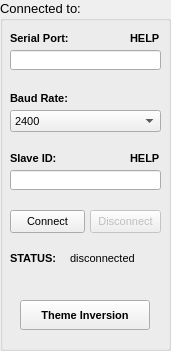
   <widget class="QGroupBox" name="groupbox_connection">
    <property name="geometry">
     <rect>
      <x>1060</x>
      <y>10</y>
      <width>171</width>
      <height>351</height>
     </rect>
    </property>
    <property name="font">
     <font>
      <pointsize>10</pointsize>
      <weight>50</weight>
      <bold>false</bold>
     </font>
    </property>
    <property name="title">
     <string>Connected to:</string>
    </property>
    <widget class="QPushButton" name="button_connect">
     <property name="geometry">
      <rect>
       <x>10</x>
       <y>210</y>
       <width>75</width>
       <height>23</height>
      </rect>
     </property>
     <property name="font">
      <font>
       <pointsize>8</pointsize>
       <weight>50</weight>
       <bold>false</bold>
      </font>
     </property>
     <property name="text">
      <string>Connect</string>
     </property>
    </widget>
    <widget class="QLineEdit" name="lineedit_comport">
     <property name="geometry">
      <rect>
       <x>10</x>
       <y>50</y>
       <width>151</width>
       <height>20</height>
      </rect>
     </property>
     <property name="font">
      <font>
       <pointsize>8</pointsize>
       <weight>50</weight>
       <bold>false</bold>
      </font>
     </property>
    </widget>
    <widget class="QLabel" name="label_comport">
     <property name="geometry">
      <rect>
       <x>10</x>
       <y>30</y>
       <width>91</width>
       <height>16</height>
      </rect>
     </property>
     <property name="font">
      <font>
       <pointsize>8</pointsize>
       <weight>75</weight>
       <bold>true</bold>
      </font>
     </property>
     <property name="text">
      <string>Serial Port:</string>
     </property>
    </widget>
    <widget class="QComboBox" name="combobox_baudrate">
     <property name="geometry">
      <rect>
       <x>10</x>
       <y>110</y>
       <width>151</width>
       <height>22</height>
      </rect>
     </property>
     <property name="font">
      <font>
       <pointsize>8</pointsize>
       <weight>50</weight>
       <bold>false</bold>
      </font>
     </property>
     <item>
      <property name="text">
       <string>2400</string>
      </property>
     </item>
     <item>
      <property name="text">
       <string>4800</string>
      </property>
     </item>
     <item>
      <property name="text">
       <string>9600</string>
      </property>
     </item>
     <item>
      <property name="text">
       <string>14400</string>
      </property>
     </item>
     <item>
      <property name="text">
       <string>19200</string>
      </property>
     </item>
     <item>
      <property name="text">
       <string>28800</string>
      </property>
     </item>
     <item>
      <property name="text">
       <string>38400</string>
      </property>
     </item>
     <item>
      <property name="text">
       <string>57600</string>
      </property>
     </item>
     <item>
      <property name="text">
       <string>115200</string>
      </property>
     </item>
    </widget>
    <widget class="QLabel" name="label_baudrate">
     <property name="geometry">
      <rect>
       <x>10</x>
       <y>90</y>
       <width>81</width>
       <height>16</height>
      </rect>
     </property>
     <property name="font">
      <font>
       <pointsize>8</pointsize>
       <weight>75</weight>
       <bold>true</bold>
      </font>
     </property>
     <property name="text">
      <string>Baud Rate:</string>
     </property>
    </widget>
    <widget class="QLineEdit" name="lineedit_slaveid">
     <property name="geometry">
      <rect>
       <x>10</x>
       <y>170</y>
       <width>151</width>
       <height>20</height>
      </rect>
     </property>
     <property name="font">
      <font>
       <pointsize>8</pointsize>
       <weight>50</weight>
       <bold>false</bold>
      </font>
     </property>
     <property name="text">
      <string/>
     </property>
    </widget>
    <widget class="QLabel" name="label_slaveid">
     <property name="geometry">
      <rect>
       <x>10</x>
       <y>150</y>
       <width>81</width>
       <height>16</height>
      </rect>
     </property>
     <property name="font">
      <font>
       <pointsize>8</pointsize>
       <weight>75</weight>
       <bold>true</bold>
      </font>
     </property>
     <property name="text">
      <string>Slave ID:</string>
     </property>
    </widget>
    <widget class="QPushButton" name="button_disconnect">
     <property name="enabled">
      <bool>false</bool>
     </property>
     <property name="geometry">
      <rect>
       <x>90</x>
       <y>210</y>
       <width>71</width>
       <height>23</height>
      </rect>
     </property>
     <property name="font">
      <font>
       <pointsize>8</pointsize>
       <weight>50</weight>
       <bold>false</bold>
      </font>
     </property>
     <property name="text">
      <string>Disconnect</string>
     </property>
     <property name="shortcut">
      <string>Ctrl+D</string>
     </property>
    </widget>
    <widget class="QLabel" name="label_comerror">
     <property name="enabled">
      <bool>true</bool>
     </property>
     <property name="geometry">
      <rect>
       <x>130</x>
       <y>30</y>
       <width>31</width>
       <height>16</height>
      </rect>
     </property>
     <property name="palette">
      <palette>
       <active>
        <colorrole role="Text">
         <brush brushstyle="SolidPattern">
          <color alpha="255">
           <red>0</red>
           <green>0</green>
           <blue>0</blue>
          </color>
         </brush>
        </colorrole>
        <colorrole role="PlaceholderText">
         <brush brushstyle="SolidPattern">
          <color alpha="128">
           <red>170</red>
           <green>0</green>
           <blue>0</blue>
          </color>
         </brush>
        </colorrole>
       </active>
       <inactive>
        <colorrole role="Text">
         <brush brushstyle="SolidPattern">
          <color alpha="255">
           <red>0</red>
           <green>0</green>
           <blue>0</blue>
          </color>
         </brush>
        </colorrole>
        <colorrole role="PlaceholderText">
         <brush brushstyle="SolidPattern">
          <color alpha="128">
           <red>170</red>
           <green>0</green>
           <blue>0</blue>
          </color>
         </brush>
        </colorrole>
       </inactive>
       <disabled>
        <colorrole role="Text">
         <brush brushstyle="SolidPattern">
          <color alpha="255">
           <red>120</red>
           <green>120</green>
           <blue>120</blue>
          </color>
         </brush>
        </colorrole>
        <colorrole role="PlaceholderText">
         <brush brushstyle="SolidPattern">
          <color alpha="128">
           <red>0</red>
           <green>0</green>
           <blue>0</blue>
          </color>
         </brush>
        </colorrole>
       </disabled>
      </palette>
     </property>
     <property name="font">
      <font>
       <pointsize>8</pointsize>
       <weight>75</weight>
       <bold>true</bold>
       <stylestrategy>PreferDefault</stylestrategy>
      </font>
     </property>
     <property name="toolTip">
      <string>&lt;html&gt;&lt;head/&gt;&lt;body&gt;&lt;p&gt;e.g. &amp;quot;COM7&amp;quot;&lt;/p&gt;&lt;/body&gt;&lt;/html&gt;</string>
     </property>
     <property name="text">
      <string>HELP</string>
     </property>
     <property name="textFormat">
      <enum>Qt::PlainText</enum>
     </property>
    </widget>
    <widget class="QLabel" name="label_iderror">
     <property name="enabled">
      <bool>true</bool>
     </property>
     <property name="geometry">
      <rect>
       <x>130</x>
       <y>150</y>
       <width>31</width>
       <height>16</height>
      </rect>
     </property>
     <property name="font">
      <font>
       <pointsize>8</pointsize>
       <weight>75</weight>
       <bold>true</bold>
       <stylestrategy>PreferDefault</stylestrategy>
      </font>
     </property>
     <property name="toolTip">
      <string>&lt;html&gt;&lt;head/&gt;&lt;body&gt;&lt;p&gt;e.g. &amp;quot;1&amp;quot;&lt;/p&gt;&lt;/body&gt;&lt;/html&gt;</string>
     </property>
     <property name="text">
      <string>HELP</string>
     </property>
     <property name="textFormat">
      <enum>Qt::PlainText</enum>
     </property>
    </widget>
    <widget class="QLabel" name="label_status">
     <property name="geometry">
      <rect>
       <x>10</x>
       <y>250</y>
       <width>51</width>
       <height>16</height>
      </rect>
     </property>
     <property name="font">
      <font>
       <pointsize>8</pointsize>
       <weight>75</weight>
       <bold>true</bold>
      </font>
     </property>
     <property name="text">
      <string>STATUS:</string>
     </property>
    </widget>
    <widget class="QLabel" name="label_connectionstatus">
     <property name="geometry">
      <rect>
       <x>70</x>
       <y>250</y>
       <width>91</width>
       <height>16</height>
      </rect>
     </property>
     <property name="font">
      <font>
       <pointsize>8</pointsize>
       <weight>50</weight>
       <bold>false</bold>
      </font>
     </property>
     <property name="text">
      <string>disconnected</string>
     </property>
    </widget>
    <widget class="QPushButton" name="pushbutton_themechange">
     <property name="geometry">
      <rect>
       <x>20</x>
       <y>300</y>
       <width>130</width>
       <height>30</height>
      </rect>
     </property>
     <property name="font">
      <font>
       <pointsize>8</pointsize>
       <weight>75</weight>
       <bold>true</bold>
      </font>
     </property>
     <property name="text">
      <string>Theme Inversion</string>
     </property>
     <property name="shortcut">
      <string>Ctrl+Shift+T</string>
     </property>
    </widget>
   </widget>
